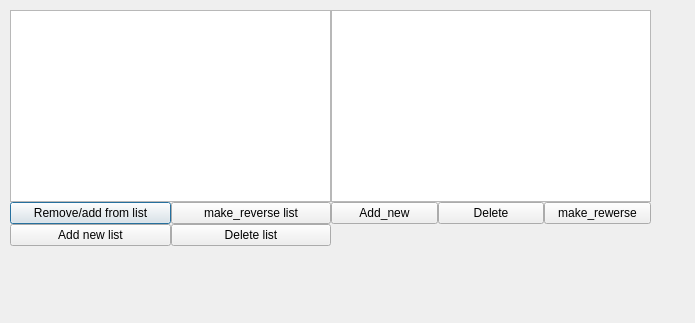
<?xml version="1.0" encoding="UTF-8"?>
<ui version="4.0">
 <class>Alarm_Clock</class>
 <widget class="QDialog" name="Alarm_Clock">
  <property name="geometry">
   <rect>
    <x>0</x>
    <y>0</y>
    <width>695</width>
    <height>323</height>
   </rect>
  </property>
  <property name="windowTitle">
   <string>Dialog</string>
  </property>
  <widget class="QWidget" name="">
   <property name="geometry">
    <rect>
     <x>10</x>
     <y>10</y>
     <width>641</width>
     <height>251</height>
    </rect>
   </property>
   <layout class="QHBoxLayout" name="horizontalLayout_4">
    <property name="spacing">
     <number>0</number>
    </property>
    <item>
     <layout class="QVBoxLayout" name="verticalLayout_3">
      <item>
       <widget class="QListWidget" name="listWidget_2"/>
      </item>
      <item>
       <layout class="QVBoxLayout" name="verticalLayout_2">
        <item>
         <layout class="QHBoxLayout" name="horizontalLayout_3">
          <item>
           <widget class="QPushButton" name="remove_add_from_list">
            <property name="text">
             <string>Remove/add from list</string>
            </property>
           </widget>
          </item>
          <item>
           <widget class="QPushButton" name="pause_continue_List">
            <property name="text">
             <string>make_reverse list</string>
            </property>
           </widget>
          </item>
         </layout>
        </item>
        <item>
         <layout class="QHBoxLayout" name="horizontalLayout_2">
          <item>
           <widget class="QPushButton" name="add_new_list">
            <property name="text">
             <string>Add new list</string>
            </property>
           </widget>
          </item>
          <item>
           <widget class="QPushButton" name="delete_list">
            <property name="text">
             <string>Delete list</string>
            </property>
           </widget>
          </item>
         </layout>
        </item>
        <item>
         <spacer name="verticalSpacer_2">
          <property name="orientation">
           <enum>Qt::Vertical</enum>
          </property>
          <property name="sizeHint" stdset="0">
           <size>
            <width>20</width>
            <height>0</height>
           </size>
          </property>
         </spacer>
        </item>
       </layout>
      </item>
     </layout>
    </item>
    <item>
     <layout class="QVBoxLayout" name="verticalLayout">
      <item>
       <widget class="QListWidget" name="listWidget"/>
      </item>
      <item>
       <layout class="QHBoxLayout" name="horizontalLayout">
        <item>
         <widget class="QPushButton" name="Start_alarm">
          <property name="text">
           <string>Add_new</string>
          </property>
         </widget>
        </item>
        <item>
         <widget class="QPushButton" name="Delete">
          <property name="text">
           <string>Delete</string>
          </property>
         </widget>
        </item>
        <item>
         <widget class="QPushButton" name="opposition">
          <property name="text">
           <string>make_rewerse</string>
          </property>
         </widget>
        </item>
       </layout>
      </item>
      <item>
       <spacer name="verticalSpacer">
        <property name="orientation">
         <enum>Qt::Vertical</enum>
        </property>
        <property name="sizeHint" stdset="0">
         <size>
          <width>20</width>
          <height>27</height>
         </size>
        </property>
       </spacer>
      </item>
     </layout>
    </item>
   </layout>
  </widget>
  <zorder>Start_alarm</zorder>
  <zorder>opposition</zorder>
  <zorder>Delete</zorder>
  <zorder>listWidget_2</zorder>
  <zorder>delete_list</zorder>
  <zorder>remove_add_from_list</zorder>
  <zorder>pause_continue_List</zorder>
  <zorder>listWidget</zorder>
 </widget>
 <resources/>
 <connections/>
</ui>
